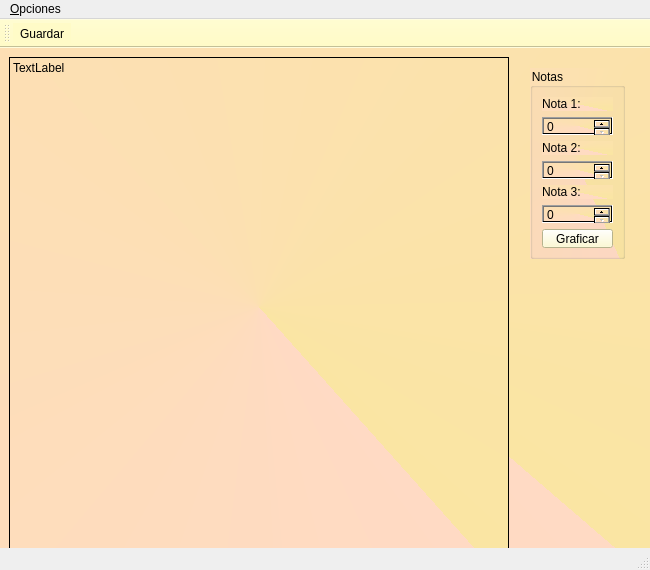
<?xml version="1.0" encoding="UTF-8"?>
<ui version="4.0">
 <class>Principal</class>
 <widget class="QMainWindow" name="Principal">
  <property name="geometry">
   <rect>
    <x>0</x>
    <y>0</y>
    <width>650</width>
    <height>570</height>
   </rect>
  </property>
  <property name="minimumSize">
   <size>
    <width>650</width>
    <height>570</height>
   </size>
  </property>
  <property name="maximumSize">
   <size>
    <width>650</width>
    <height>550</height>
   </size>
  </property>
  <property name="windowTitle">
   <string>Estadisticas</string>
  </property>
  <property name="windowIcon">
   <iconset resource="Recursos.qrc">
    <normaloff>:/Recursos/Recursos/analitica.png</normaloff>:/Recursos/Recursos/analitica.png</iconset>
  </property>
  <widget class="QWidget" name="centralwidget">
   <property name="styleSheet">
    <string notr="true">background-color: qconicalgradient(cx:0.5, cy:0.5, angle:312.3, stop:0 rgba(250, 229, 163, 255), stop:1 rgba(255, 218, 196, 255));</string>
   </property>
   <widget class="QLabel" name="cuadro">
    <property name="geometry">
     <rect>
      <x>9</x>
      <y>9</y>
      <width>500</width>
      <height>500</height>
     </rect>
    </property>
    <property name="minimumSize">
     <size>
      <width>500</width>
      <height>500</height>
     </size>
    </property>
    <property name="frameShape">
     <enum>QFrame::Box</enum>
    </property>
    <property name="text">
     <string>TextLabel</string>
    </property>
    <property name="alignment">
     <set>Qt::AlignLeading|Qt::AlignLeft|Qt::AlignTop</set>
    </property>
   </widget>
   <widget class="QGroupBox" name="groupBox">
    <property name="geometry">
     <rect>
      <x>530</x>
      <y>20</y>
      <width>95</width>
      <height>191</height>
     </rect>
    </property>
    <property name="title">
     <string>Notas</string>
    </property>
    <layout class="QVBoxLayout" name="verticalLayout">
     <property name="bottomMargin">
      <number>7</number>
     </property>
     <item>
      <widget class="QLabel" name="label">
       <property name="text">
        <string>Nota 1:</string>
       </property>
      </widget>
     </item>
     <item>
      <widget class="QSpinBox" name="inNota1">
       <property name="maximum">
        <number>400</number>
       </property>
      </widget>
     </item>
     <item>
      <widget class="QLabel" name="label_2">
       <property name="text">
        <string>Nota 2:</string>
       </property>
      </widget>
     </item>
     <item>
      <widget class="QSpinBox" name="inNota2">
       <property name="maximum">
        <number>400</number>
       </property>
      </widget>
     </item>
     <item>
      <widget class="QLabel" name="label_3">
       <property name="text">
        <string>Nota 3:</string>
       </property>
      </widget>
     </item>
     <item>
      <widget class="QSpinBox" name="inNota3">
       <property name="maximum">
        <number>400</number>
       </property>
      </widget>
     </item>
     <item>
      <widget class="QPushButton" name="cmdGraficar">
       <property name="styleSheet">
        <string notr="true">background-color: rgb(255, 251, 199);</string>
       </property>
       <property name="text">
        <string>Graficar</string>
       </property>
      </widget>
     </item>
    </layout>
   </widget>
  </widget>
  <widget class="QMenuBar" name="menubar">
   <property name="geometry">
    <rect>
     <x>0</x>
     <y>0</y>
     <width>650</width>
     <height>21</height>
    </rect>
   </property>
   <widget class="QMenu" name="menuGuardar">
    <property name="title">
     <string>&amp;Opciones</string>
    </property>
    <addaction name="action_Guardar"/>
    <addaction name="action_Salir"/>
   </widget>
   <addaction name="menuGuardar"/>
  </widget>
  <widget class="QStatusBar" name="statusbar"/>
  <widget class="QToolBar" name="toolBar">
   <property name="mouseTracking">
    <bool>true</bool>
   </property>
   <property name="windowTitle">
    <string>toolBar</string>
   </property>
   <property name="styleSheet">
    <string notr="true">background-color: rgb(255, 251, 199);
</string>
   </property>
   <attribute name="toolBarArea">
    <enum>TopToolBarArea</enum>
   </attribute>
   <attribute name="toolBarBreak">
    <bool>false</bool>
   </attribute>
   <addaction name="action_Guardar"/>
  </widget>
  <action name="action_Guardar">
   <property name="icon">
    <iconset resource="Recursos.qrc">
     <normaloff>:/Recursos/Recursos/disk .png</normaloff>:/Recursos/Recursos/disk .png</iconset>
   </property>
   <property name="text">
    <string>&amp;Guardar</string>
   </property>
  </action>
  <action name="action_Salir">
   <property name="icon">
    <iconset resource="Recursos.qrc">
     <normaloff>:/Recursos/Recursos/exit.jpg</normaloff>:/Recursos/Recursos/exit.jpg</iconset>
   </property>
   <property name="text">
    <string>&amp;Salir</string>
   </property>
  </action>
 </widget>
 <resources>
  <include location="Recursos.qrc"/>
 </resources>
 <connections/>
</ui>
